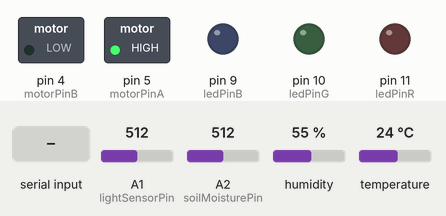
Bench run of a sketch on a simulated Arduino Mega 2560, built with avr-gcc and run on an emulated ATmega2560. Shown: switched loads named in the sketch (green lamp = pin HIGH), output pins drawn as LEDs (lit = HIGH). The inputs (shaded band) are chosen by the test bench; at power-on: A1 (lightSensorPin) = 512, A2 (soilMoisturePin) = 512, humidity 55 %, temperature 24 °C. What the sketch prints to the serial monitor is not drawn.

Above: at 0.01 s.
At 1.2 s:
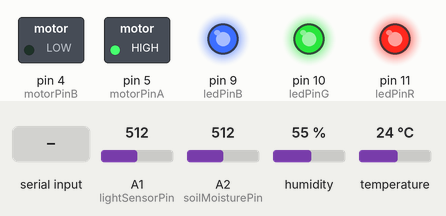
1.3 s: "1" received over the second serial link
Timing chart, 0 to 4.3 s (numbered marks = the images above; inputs shaded):
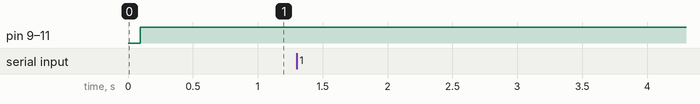

The sketch:

code.ino
```cpp
#include <DHT.h>

#define DHTPIN A0  // DHT11 센서 핀 (아날로그 0번 핀)
#define DHTTYPE DHT11  // DHT11 센서 타입 정의
DHT dht(DHTPIN, DHTTYPE);

const int lightSensorPin = A1;  // 조도 센서 핀 (아날로그 1번 핀)
const int soilMoisturePin = A2; // 토양 수분 센서 핀 (아날로그 2번 핀)

// 모터 핀 (디지털 4, 5번)
const int motorPinA = 5; // A-1A 핀 (검은선)
const int motorPinB = 4; // A-1B 핀 (빨간선)

const int ledPinR = 11;  // 빨간색 (디지털  8번 핀)
const int ledPinG = 10;  // 초록색 (디지털  9번 핀)
const int ledPinB = 9; // 파란색 (디지털 10번 핀)

// 블루투스 모듈 핀
#define bluetoothSerial Serial1

void setup() {
  Serial.begin(9600);
  dht.begin(); // DHT11 센서 초기화

   // 모터 핀을 출력 모드로 설정
  pinMode(motorPinA, OUTPUT);
  pinMode(motorPinB, OUTPUT);

  // 모터 테스트: 한 방향으로 회전
  digitalWrite(motorPinA, HIGH); // A-1A에 HIGH 신호
  digitalWrite(motorPinB, LOW);  // A-1B에 LOW 신호

  // LED 핀을 출력 모드로 설정
  pinMode(ledPinR, OUTPUT);
  pinMode(ledPinG, OUTPUT);
  pinMode(ledPinB, OUTPUT);

  // 블루투스 시리얼 초기화
  bluetoothSerial.begin(9600); // HC-06 기본 보드레이트는 9600

  // 블루투스 모듈 연결 확인
  Serial.println("Bluetooth module initialized.");
  bluetoothSerial.println("Bluetooth is ready.");
}

void loop() {
  // DHT11 센서 읽기
  float temperature = dht.readTemperature(); // 섭씨 온도 읽기
  float humidity = dht.readHumidity(); // 습도 읽기

  // 조도 센서 값 읽기, 0~100%로 변환하기
  int lightLevel = analogRead(lightSensorPin);
  int lightPercent = map(lightLevel, 1000, 0, 0, 100);

  // 토양 수분 센서 값 읽기
  int soilMoistureLevel = analogRead(soilMoisturePin);

  // 측정 결과 출력
  Serial.println("----------- Sensor Readings -----------");

  if (isnan(temperature) || isnan(humidity)) {
    Serial.println("DHT11 Sensor Error!");
  } else {
    Serial.print("Temperature: ");
    Serial.print(temperature);
    Serial.println("℃");

    Serial.print("Humidity: ");
    Serial.print(humidity);
    Serial.println("%");
  }

  Serial.print("Light: ");
  Serial.print(lightLevel);
  Serial.print("(");
  Serial.print(lightPercent);
  Serial.println("%)");

  Serial.print("Soil Moisture Level: ");
  Serial.println(soilMoistureLevel);

  // LED ON (R, G, B : 0~255로 조절)
  digitalWrite(ledPinR, 255);
  digitalWrite(ledPinG, 255);
  digitalWrite(ledPinB, 255);

  // 블루투스 메시지 수신 확인 (현재 미작동)
  if (bluetoothSerial.available()) {
    String receivedData = bluetoothSerial.readString(); // 받은 메시지를 읽음
    Serial.print("Received via Bluetooth: ");
    Serial.println(receivedData);
  }

  Serial.println("--------------------------------------");

  // 1초에 한번 측정
  delay(1000);
}
```

Measured:
- after the input at 1.3 s, every drawn part: stays the same
